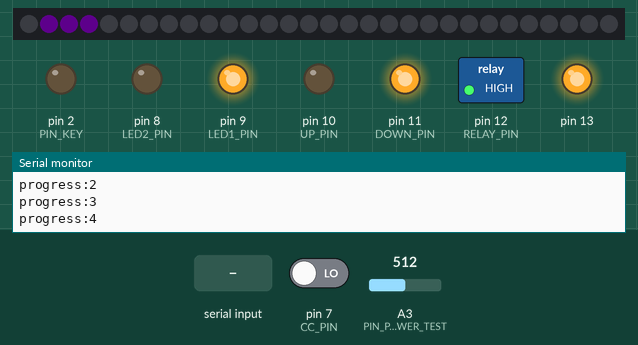
Simulated run of this program. Board: Arduino Pro Mini, built with avr-gcc and run on an emulated ATmega328P. Parts: 30 RGB LEDs in strip order, left to right, switched loads named in the program (green lamp = pin HIGH), output pins drawn as LEDs (lit = HIGH), the last lines printed to the serial monitor. Inputs (shaded band) come from the test bench; at power-on: pin 7 (CC_PIN) LOW, A3 (PIN_POWER_TEST) = 512. Dim RGB values are drawn brighter than linear.

Above: at 3.8 s.
3.9 s: pin 7 (CC_PIN) driven HIGH
At 4.8 s:
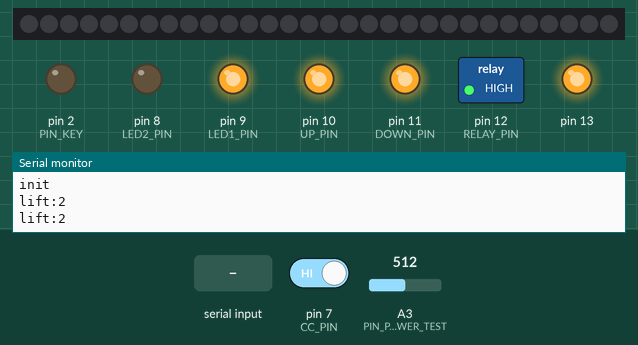
5.8 s: A3 (PIN_POWER_TEST) set to 49
7.3 s: A3 (PIN_POWER_TEST) set to 43
At 8.4 s:
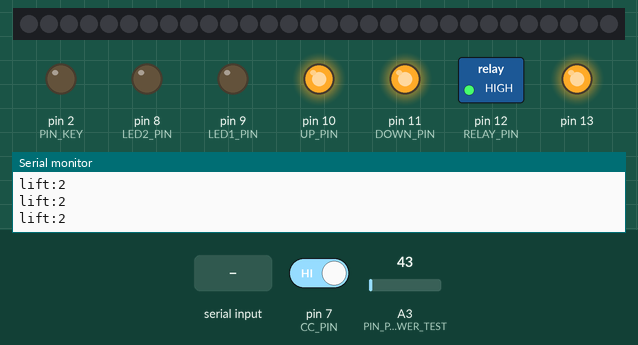
8.8 s: "reset\n" received over Serial
At 10.4 s:
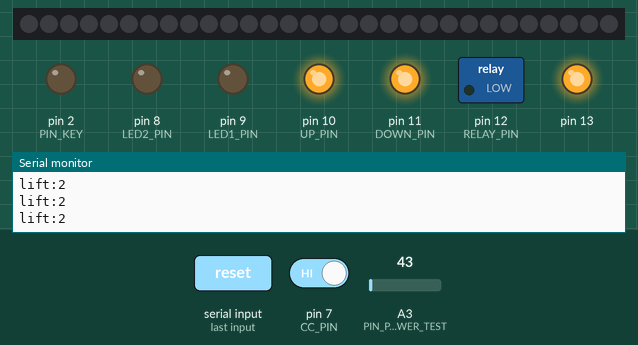
11.5 s: pin 7 (CC_PIN) driven LOW
At 13.21 s:
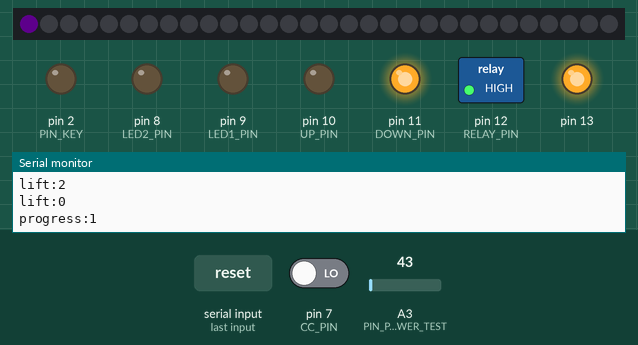
14.5 s: pin 7 (CC_PIN) driven HIGH
At 14.83 s:
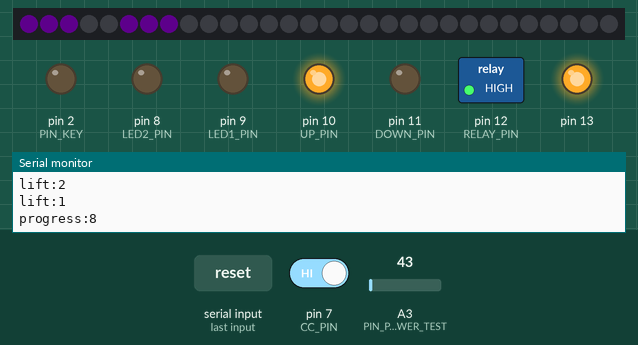
Timing chart, 0 to 17.5 s (numbered marks = the images above; inputs shaded):
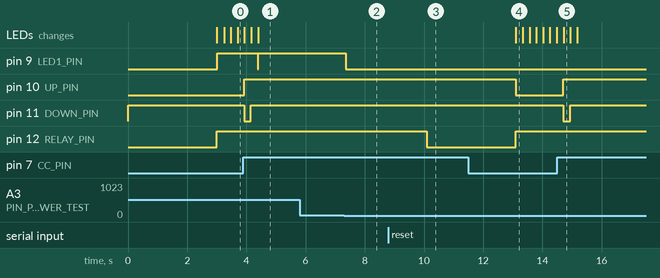

Measured:
- the behaviour switches between 46 and 45 on A3 (PIN_POWER_TEST) (found by bisection; images 1 and 2)
- after the input at 3.9 s, pin 9 (LED1_PIN): HIGH → LOW after 0.48 s, → HIGH 0.01 s later; pin 10 (UP_PIN): LOW → HIGH at once; pin 11 (DOWN_PIN): HIGH → LOW at once, → HIGH 0.23 s later; the LEDs: first differ from a run without the input after 0.50 s (image 1)
- after the input at 7.3 s, pin 9 (LED1_PIN): HIGH → LOW after 0.06 s
- after the input at 8.8 s, pin 12 (RELAY_PIN): HIGH → LOW after 1.3 s
- after the input at 11.5 s, pin 10 (UP_PIN): HIGH → LOW after 1.6 s; pin 11 (DOWN_PIN): stays HIGH (without the input it goes to LOW after 1.6 s)
- after the input at 14.5 s, pin 10 (UP_PIN): LOW → HIGH after 0.20 s; pin 11 (DOWN_PIN): HIGH → LOW after 0.20 s, → HIGH 0.23 s later

The program:

main.cpp
```cpp
#include "FastLED.h"
#include <IRremote.h>


/**
 * Команды управления
 * - reset - сброс в стартовое состояние
 * - name - вернет имя
 * - finish - перевести в коненое состояние
 * - open - включить реле на 3 секунды
 *
 * Сообщения состояния
 * - start - завпуск контроллера
 * - init - окончание инициализациии
 * - start - переведен в начальноес состояние
 * - error:N - состяние питния/флешки
 * - progress:N - процесс наполнения шприца
 * - finish - задача окончена
 *
 * */

#define NAME "injectorBox"
String inData;

IRsend IrSender; //on 3 pin
#define UP_PIN 10 // реле для подъема шприца
#define DOWN_PIN 11 // реле для спуска шприца
#define RELAY_PIN 12 // реле на пине 12
#define CC_PIN 7 // Пин контроля тока
#define LED1_PIN 9 // Пин для индикатора "LOW POWER"
#define LED2_PIN 8 // Пин для индикатора "NO DATA"
#define WS_PIN  6 // Пин для светодиодов WS2812
#define PIN_KEY 2 // Ключ "Информация"
#define PIN_POWER_TEST A3 // Подача питания

#define STEP_DELAY 150 // Пауза между обработкой

#define WS_COUNT 30 // количество свотодиодов в линейке
#define WS_BLK_H_LEN 4 // Количество светодиодов в импульсе
#define WS_BLK_L_LEN 2 // Растояние между импульсами
#define WS_BLK_COLOR 200 // базовый цвет импульса
#define WS_BLK_COLOR_D 10 // разброс цвета
#define WS_BLK_COUNT 1 // Количество импульсоа для одной части шприца
#define INJECTOR_COUNT 10 // количество частей в шприце
#define ERR_SPEAD 2 // количество STEP_DELAY для мигания ошибкой
#define PAUSE_BEFORE_FINISH 1500

#define BRIGHTNESS 20 // яркость светодиодов
#define LED_TYPE    WS2812
#define COLOR_ORDER GRB
#define  WS_BLK_LEN (WS_BLK_H_LEN+WS_BLK_L_LEN) // общая длина импульса
struct CRGB leds[WS_COUNT];
byte ERR_st = 0;

byte ERR_last = 0;
/*
 * Алгоритм
 * 1) при старте запускается диагностика (шприц до упора вверх, потом вниз, контроль индикации)
 *
 */

byte mode = 1;
// 0 - ожидание
// 1 - demo/load up
// 2 - demo/load down
// 100 - finish

bool move_dir = false; // направление движения

int WS_step = 0; // смещение для ленты
int WS_step_tot = 0; //общее число прошедших шагов
int WS_step_max = WS_BLK_LEN * WS_BLK_COUNT * INJECTOR_COUNT - WS_BLK_L_LEN; //шагов для заполнения ленты

int blk_progress = 0; // прогрес для заливки 1го блока в шприц
byte inj_progress = 0; // блоков в шприце

void stop() {
  digitalWrite(UP_PIN, HIGH);
  digitalWrite(DOWN_PIN, HIGH);
}

void activateRelay() {
  digitalWrite(RELAY_PIN, LOW); // Включаем реле (активный низкий уровень)
  delay(3000); // Ждем 3 секунды
  digitalWrite(RELAY_PIN, HIGH); // Выключаем реле
}

void move(bool is_up) {
  digitalWrite(UP_PIN, !is_up);
  digitalWrite(DOWN_PIN, is_up);
  Serial.print("lift:");
  Serial.println(is_up ? 0 : 1);
  move_dir = is_up;
}


void test_cc() {
  byte CCState = digitalRead(CC_PIN);
  //Serial.println(CCState);
  if (CCState == HIGH) {
    //Serial.println("CC");
    Serial.print("lift:");
    Serial.println(move_dir ? 2 : 3);
    if (mode == 1) {
      move(false);
      mode = 2;
    }
    else {
      stop();
      if (mode == 2) {
        mode = 0;
      }
    }
  }
}

void send_ir() {
  unsigned long tData = 0xa90 + inj_progress;
  IrSender.sendSony(tData, 12);
}

//завершение алгоритма
void finish() {
  Serial.println("finish");
  inj_progress = INJECTOR_COUNT;
  send_ir();send_ir();send_ir();
  delay(PAUSE_BEFORE_FINISH);
  move(true);
  mode = 100;
}

//обработка лент
void WS_GO() {
  WS_step++;
  WS_step_tot++;
  int j = WS_step % WS_BLK_LEN;

  for (byte i = 0; i < WS_COUNT;i++) {
    if (
      j < WS_BLK_H_LEN and //Зажонный блок
      (WS_step_tot - i > 0) and //Начало потока
      (WS_step_tot - i < WS_step_max) //Конец потока*/
      ) {
      leds[i] = CHSV(WS_BLK_COLOR, 255, 255);
    }
    else {
      leds[i] = 0;
    }

    j--;
    if (j < 0) {
      j += WS_BLK_LEN;
    }
  }
  LEDS.show();

  if ((mode == 1) or (mode == 2)) {
    inj_progress++;
    Serial.print("progress:");
    Serial.println(inj_progress);
  }
  if (WS_step == WS_COUNT + WS_BLK_H_LEN) { //проверем что б окрашеная часть бока "залилась"
    blk_progress++;
    if (blk_progress >= WS_BLK_COUNT) { // проверем достаточно ли залили для 1-го блока шприца
      blk_progress -= WS_BLK_COUNT;
      inj_progress++;
      Serial.print("progress:");
      Serial.println(inj_progress);
      if (inj_progress >= INJECTOR_COUNT) { //Проверяем полный ли шприц
        if (mode == 0) {
          finish();
        }
        else {
          WS_step = 0;
          WS_step_tot = 0;
        }
      }
    }
  }
  if (WS_step >= WS_COUNT + WS_BLK_LEN) {
    WS_step -= WS_BLK_LEN;
  }

  if (inj_progress > INJECTOR_COUNT) {
    inj_progress = 0;
  }
}

void test_indictor(byte val, byte err_code) {
  if (ERR_last != err_code) {
    ERR_last = err_code;
    Serial.print("error:");
    Serial.println(err_code);
  }

  if (val == 0) {
    digitalWrite(LED1_PIN, LOW);
    digitalWrite(LED2_PIN, LOW);
    return;
  }

  ERR_st++;
  if (ERR_st > ERR_SPEAD * 2) {
    ERR_st = 0;
  }
  if (val == 2) {
    digitalWrite(LED1_PIN, HIGH);
    digitalWrite(LED2_PIN, LOW);
  }
  if (val == 1) {
    if (ERR_st > ERR_SPEAD) {
      digitalWrite(LED1_PIN, LOW);
      digitalWrite(LED2_PIN, HIGH);
    }
    else {
      digitalWrite(LED1_PIN, LOW);
      digitalWrite(LED2_PIN, LOW);
    }
  }
}

boolean test_control() { // Проверка условий работы; true если оба условаия выполнены.Если выполнены только одно то добавляем индикацию.
  int powerValue = analogRead(PIN_POWER_TEST);
  boolean Key_State = digitalRead(PIN_KEY);
  boolean power_state = (powerValue > 40);
  if (power_state) {
    delay(10);
    powerValue = analogRead(PIN_POWER_TEST);
    power_state = (powerValue > 45);
  }
  //Serial.println(powerValue);

  if (Key_State == power_state) { // Если статусы одинаковык то ввозвращаем их
    test_indictor(0, Key_State ? 0 : 3);
    return Key_State;
  }

  if (Key_State) {
    test_indictor(1, 1);
  }
  else {
    test_indictor(2, 2);
  }

  return false;// если статусы разные то возвращаем false
}

void demo() { // Режим диагностики
  test_cc();
  WS_GO();
  test_control();
  send_ir();
}

void start_state() { // Установить начатьное состояние
  digitalWrite(RELAY_PIN, HIGH); // Выключаем реле
  digitalWrite(13, HIGH);
  stop();
  digitalWrite(LED1_PIN, LOW);
  digitalWrite(LED2_PIN, LOW);

  WS_step = 0;
  WS_step_tot = 0;
  blk_progress = 0;
  inj_progress = 0;
  mode = 0;
  Serial.print("progress:");
  Serial.println(inj_progress);

  for (int i = 0; i < WS_COUNT;i++) {
    leds[i] = 0;
  }
  LEDS.show();
  move(true);
}

void reset() {
  activateRelay(); // Включаем реле на 3 секунды при перезапуске
  move(true);
  mode = 1;
  //Serial.println("Start DEMO");
  while (mode) {
    demo();
    delay(STEP_DELAY);
  }
  start_state();
  Serial.println("start");
}


void setup() {
  Serial.begin(9600);

  Serial.println("load");

  pinMode(UP_PIN, OUTPUT);
  pinMode(DOWN_PIN, OUTPUT);
  pinMode(LED1_PIN, OUTPUT);
  pinMode(LED2_PIN, OUTPUT);
  pinMode(PIN_KEY, OUTPUT);
  pinMode(CC_PIN, INPUT);
  digitalWrite(CC_PIN, LOW);

  pinMode(RELAY_PIN, OUTPUT);
  digitalWrite(RELAY_PIN, HIGH); // Выключаем реле по умолчанию
  pinMode(13, OUTPUT);

  LEDS.addLeds<LED_TYPE, WS_PIN, COLOR_ORDER>(leds, WS_COUNT);
  LEDS.setBrightness(BRIGHTNESS);
  start_state();

  while (!Serial)
    delay(500);

    //Serial.print(F("Ready to send IR signals at pin "));
    //Serial.println(IR_SEND_PIN);

  reset();

  Serial.println("init");
}

void readSerial() {
  if (Serial.available() > 0)
  {
    char recieved = Serial.read();
    if (recieved == '\n')
    {
      if (inData.startsWith("name")) {
        Serial.print("name:");
        Serial.println(NAME);
      }
      else if (inData.startsWith("reset")) {
        reset();
      }
      else if (inData.startsWith("start")) {
        move(false);
      }
      else if (inData.startsWith("finish")) {
        finish();
      }
      else if (inData.startsWith("up")) {
        mode = 0;
        move(true);
      }
      else if (inData.startsWith("down")) {
        mode = 0;
        move(false);
      }
      else if (inData.startsWith("open")) {
        activateRelay();
      }

      inData = ""; // Clear recieved buffer
    }
    else {
      inData += recieved;
    }
  }
}

void loop() {
  // put your main code here, to run repeatedly:
  readSerial();
  test_cc();
  if (mode != 100) {
    if (test_control()) {
      WS_GO();
    }
    send_ir();
  }
  delay(STEP_DELAY);
}
```
